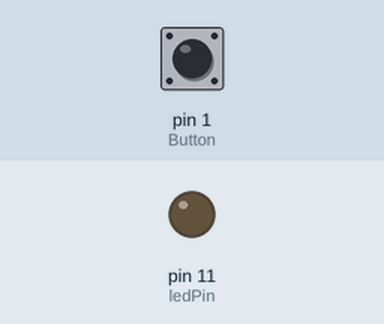
Recording of a sketch running on a simulated Arduino Uno, built with avr-gcc and run on an emulated ATmega328P. Shown: output pins drawn as LEDs (lit = HIGH). The inputs (shaded band) are chosen by the test bench; at power-on: pin 1 (Button) LOW.

Above: at 1.2 s.
1.3 s: pin 1 (Button) pulled HIGH for 0.15 s
At 2.6 s:
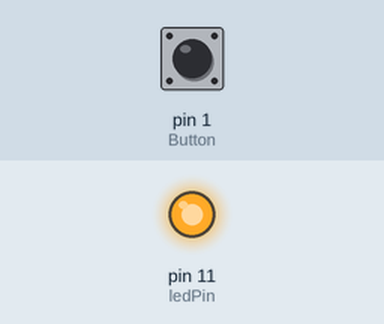
3.0 s: pin 1 (Button) pulled HIGH for 1 s
At 5.2 s:
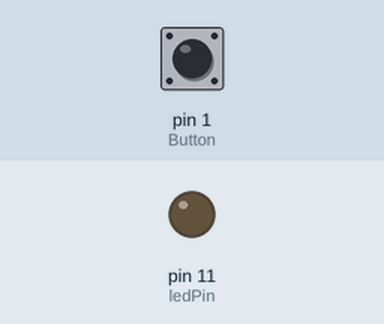
5.5 s: pin 1 (Button) pulled HIGH for 3.2 s
At 9.9 s:
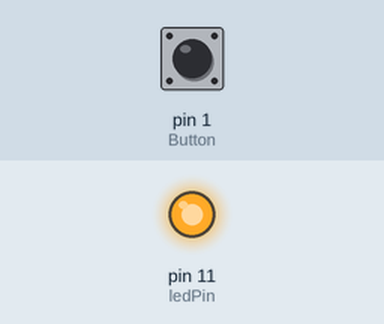
Timing chart, 0 to 11.4 s (numbered marks = the images above; inputs shaded):
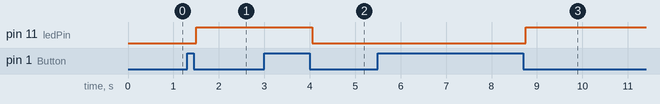

The sketch:

Opdracht2.ino
```cpp
//Code van de volgende website is gebruik om de opdracht te maken
//https://roboticsbackend.com/arduino-turn-led-on-and-off-with-button/

int ledPin = 11;
int Button = 1;

//Een  variabele de huidige buttonstate bij te houden
int buttonState = LOW;
//Een  variabele om de laatste buttonstate bij te houden
int lastButtonState = LOW;
int ledState = LOW;

void setup() {
  pinMode(ledPin, OUTPUT);
  pinMode(Button, INPUT);
}

void loop() {
  //Leest de knop uit en slaat de state op in de variabele
  int buttonState = digitalRead(Button);
  //Als de buttonstate niet hetzelfde is als de lastButtonstate dan begint de eerste if
  //buttonState is na het klikken HIGH en komt dus niet meer overeen met lastButtonstate die begint op LOW
  //Dan wordt de lastbuttonstate gelijk gemaakt aan de buttonstate en loopt de loop opnieuw door
  //De buttonstate is dan wel gelijk aan de lastbuttonstate
  if (buttonState != lastButtonState) {
    lastButtonState = buttonState;
    delay(50);
    //Bij nogmaals op de knop te drukken wordt de buttonstate weer LOW en loopt de volgnde if statement door
    if (buttonState == LOW) {
      //de ledState wordt hier aangepast a.d.h.v. of die al op HIGH of LOW staat
      //en zet het om naar de tegenovergestelde waarde
      //Staat de ledState op HIGH zet het om naar LOW en vice versa
      ledState = (ledState == HIGH) ? LOW: HIGH;
      //De ledState wordt hier toegepast aan de ledPin
      digitalWrite(ledPin, ledState);
      delay(50);
    }
  }
}
```

Measured:
- after the input at 1.3 s, pin 11 (ledPin): LOW → HIGH after 0.20 s
- after the input at 3.0 s, pin 11 (ledPin): HIGH → LOW after 1.1 s
- after the input at 5.5 s, pin 11 (ledPin): LOW → HIGH after 3.3 s
